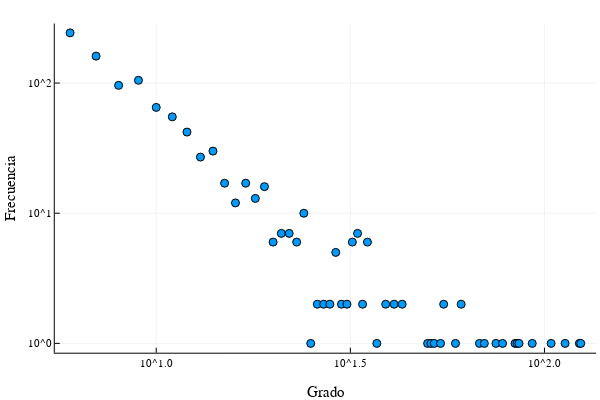

Notebook source saved alongside this figure:
### Code cell
red_barabasi_albert = barabasi_albert(1000,6)
degrees = degree(red_barabasi_albert)

# Calcula la distribución de grado
degree_counts = countmap(degrees)

# Obtiene los valores de grado y sus frecuencias
degrees_values = sort(collect(keys(degree_counts)))
degree_frequencies = [degree_counts[deg] for deg in degrees_values]

# Grafica en escala log-log
scatter(degrees_values, degree_frequencies, xscale=:log10, yscale=:log10, xlabel="Grado", ylabel="Frecuencia", legend=false)

### Figure 1 — Plotly figure (JSON) as saved in the notebook; plotly's stock layout.template omitted (floating-point values rounded to 4 significant figures)
{"data": [{"colorbar": {"len": 0.9143, "title": "", "x": 0.9934, "y": 0.533}, "legendgroup": "y1", "marker": {"color": "rgba(0, 154, 250, 1.000)", "line": {"color": "rgba(0, 0, 0, 1.000)", "width": 1}, "size": 8, "symbol": "circle"}, "mode": "markers", "name": "y1", "showlegend": true, "type": "scatter", "x": [6, 7, 8, 9, 10, 11, 12, 13, 14, 15, 16, 17, 18, 19, 20, 21, 22, 23, 24, 25, 26, 27, 28, 29, 30, 31, 32, 33, 34, 35, 37, 39, 41, 43, 50, 51, 52, 54, 55, 59, 61, 68, 70, 75, 78, 84, 85, 86, 93, 104, 113, 123, 124], "xaxis": "x", "y": [243, 161, 96, 105, 65, 55, 42, 27, 30, 17, 12, 17, 13, 16, 6, 7, 7, 6, 10, 1, 2, 2, 2, 5, 2, 2, 6, 7, 2, 6, 1, 2, 2, 2, 1, 1, 1, 1, 2, 1, 2, 1, 1, 1, 1, 1, 1, 1, 1, 1, 1, 1, 1], "yaxis": "y"}], "layout": {"annotations": [], "height": 400, "margin": {"b": 20, "l": 0, "r": 0, "t": 20}, "paper_bgcolor": "rgba(255, 255, 255, 1.000)", "plot_bgcolor": "rgba(255, 255, 255, 1.000)", "showlegend": false, "width": 600, "xaxis": {"anchor": "y", "domain": [0.09128, 0.9934], "gridcolor": "rgba(0, 0, 0, 0.100)", "gridwidth": 0.5, "linecolor": "rgba(0, 0, 0, 1.000)", "mirror": false, "range": [0.7387, 2.133], "showgrid": true, "showline": true, "showticklabels": true, "tickangle": 0, "tickcolor": "rgb(0, 0, 0)", "tickfont": {"color": "rgba(0, 0, 0, 1.000)", "family": "sans-serif", "size": 11}, "tickmode": "array", "ticks": "inside", "ticktext": ["10^1.0", "10^1.5", "10^2.0"], "tickvals": [10, 31.62, 100], "title": "Grado", "titlefont": {"color": "rgba(0, 0, 0, 1.000)", "family": "sans-serif", "size": 15}, "type": "log", "visible": true, "zeroline": false, "zerolinecolor": "rgba(0, 0, 0, 1.000)"}, "yaxis": {"anchor": "x", "domain": [0.07581, 0.9902], "gridcolor": "rgba(0, 0, 0, 0.100)", "gridwidth": 0.5, "linecolor": "rgba(0, 0, 0, 1.000)", "mirror": false, "range": [-0.07157, 2.457], "showgrid": true, "showline": true, "showticklabels": true, "tickangle": 0, "tickcolor": "rgb(0, 0, 0)", "tickfont": {"color": "rgba(0, 0, 0, 1.000)", "family": "sans-serif", "size": 11}, "tickmode": "array", "ticks": "inside", "ticktext": ["10^0", "10^1", "10^2"], "tickvals": [1, 10, 100], "title": "Frecuencia", "titlefont": {"color": "rgba(0, 0, 0, 1.000)", "family": "sans-serif", "size": 15}, "type": "log", "visible": true, "zeroline": false, "zerolinecolor": "rgba(0, 0, 0, 1.000)"}}}
